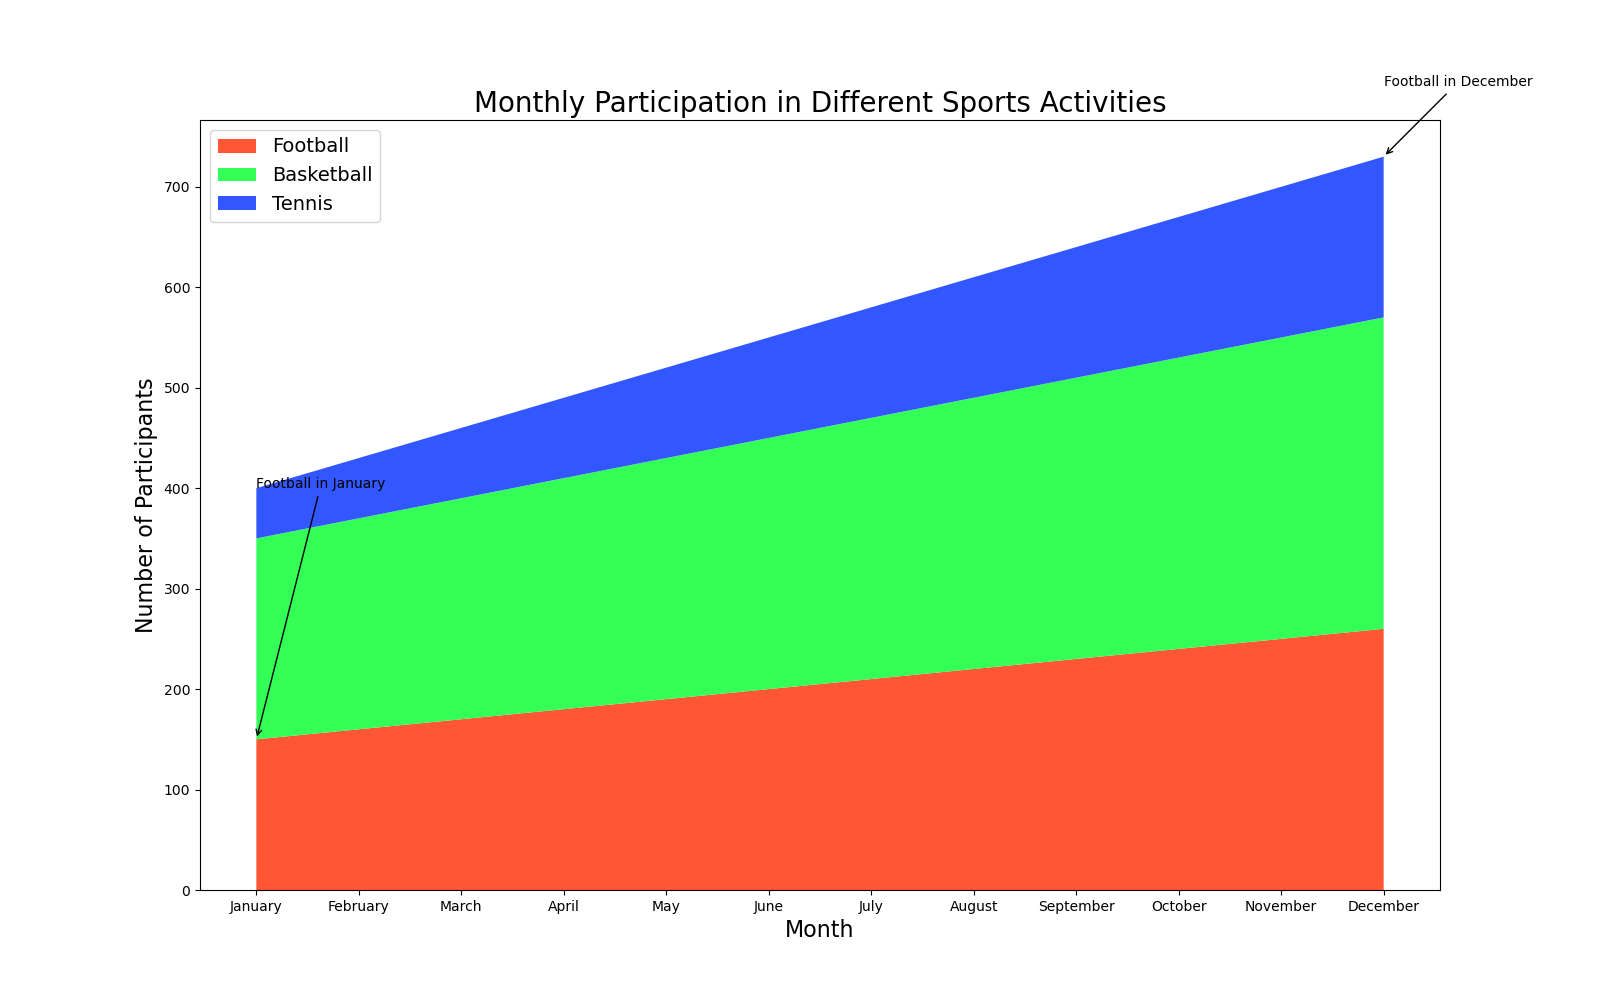

This figure's Python source:

import matplotlib.pyplot as plt
import pandas as pd

# Define the data
data = {
    'Month': ['January', 'February', 'March', 'April', 'May', 'June', 
              'July', 'August', 'September', 'October', 'November', 'December'],
    'Football': [150, 160, 170, 180, 190, 200, 210, 220, 230, 240, 250, 260],
    'Basketball': [200, 210, 220, 230, 240, 250, 260, 270, 280, 290, 300, 310],
    'Tennis': [50, 60, 70, 80, 90, 100, 110, 120, 130, 140, 150, 160],
}

# Create a dataframe
df = pd.DataFrame(data)

# Define x-axis based on 'Month'
x = df['Month']

# Plot using specific color codes
plt.figure(figsize=(16, 10))
plt.stackplot(x, df['Football'], df['Basketball'], df['Tennis'], 
              colors=['#FF5733', '#33FF57', '#3357FF'])

# Adding title and labels
plt.title('Monthly Participation in Different Sports Activities', fontsize=20)
plt.xlabel('Month', fontsize=16)
plt.ylabel('Number of Participants', fontsize=16)

# Add annotations for 'Football' for the month of January and December
plt.annotate('Football in January', xy=(0, df['Football'][0]), 
             xytext=(0, 400), arrowprops=dict(facecolor='black', arrowstyle='->'))
             
plt.annotate('Football in December', xy=(11, df['Football'][11] + df['Basketball'][11] + df['Tennis'][11]), 
             xytext=(11, 800), arrowprops=dict(facecolor='black', arrowstyle='->'))

# Add legend
plt.legend(['Football', 'Basketball', 'Tennis'], loc='upper left', fontsize=14)

# Display the figure
plt.show()
